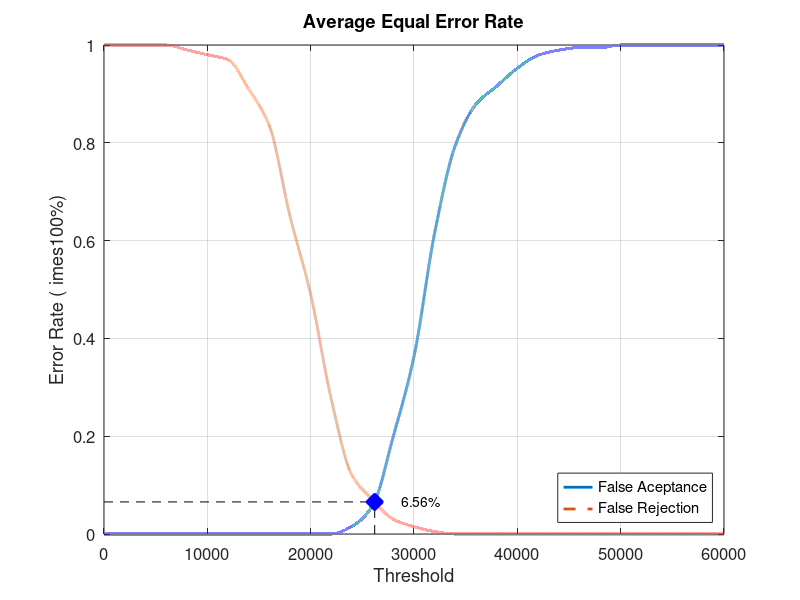
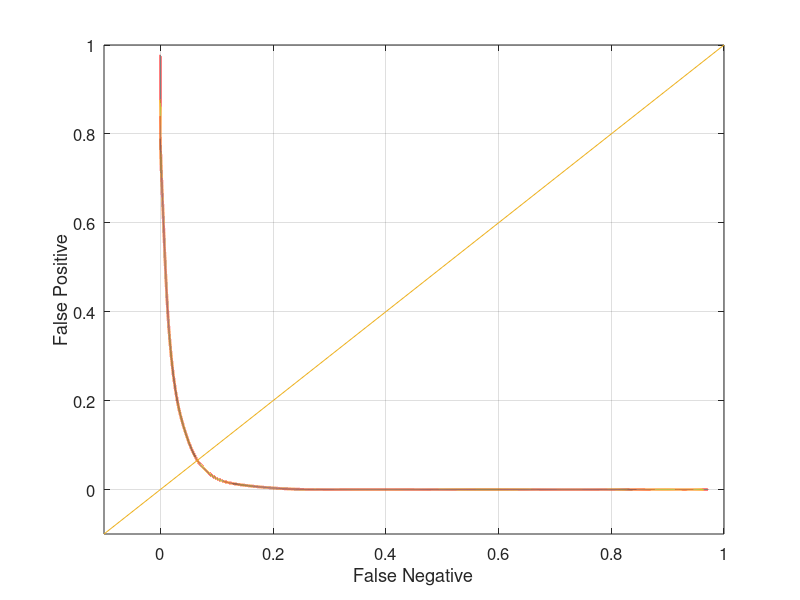

The MATLAB source for these figures, in order:
close all;
clear;
clc;
x = 0:2000:60000;
xq = 0:0.5:60000;

y0 = [0 0 0 0 0 0 0 0 0 0 0 0 0.0157895 0.0578947 0.2 0.363158 0.615789 0.794737 0.878947 0.915789 0.952632 0.978947 0.989474 0.994737 0.994737 1 1 1 1 1 1]
yy0 = interp1(x, y0, xq, 'pchip');
y1 = [1 1 1 1 0.99 0.98 0.97 0.91 0.835 0.65 0.49 0.275 0.12 0.07 0.03 0.015 0.005 0 0 0 0 0 0 0 0 0 0 0 0 0 0]
yy1 = interp1(x, y1, xq, 'pchip');

% Calculating EER: 
y2 = abs(y0 - y1);
find(y2 == min(y2))
yy2 = abs(yy0 - yy1);
xEER = find(yy2 == min(yy2));
xEERIndex = xq(xEER) % X-axis EER
yEER = yy0(xEER) % Y-axis EER

main = figure
plot(xq, yy0,'-','LineWidth', 2);	hold on
plot(xq, yy1,'--','LineWidth', 2);	hold on
plot([xEERIndex xEERIndex], [0 yEER], 'k--');	hold on
plot([0 xEERIndex], [yEER yEER], 'k--');	hold on
plot(xEERIndex, yEER, 'bx', 'LineWidth', 10);	hold on
text(xEERIndex + 10 * xEERIndex / 100, yEER, [num2str(round((10000 * yEER)) / 100) '%'])
legend('False Aceptance', 'False Rejection', 'Location', 'SouthEast')
xlabel('Threshold')
ylabel('Error Rate (	imes100%)')
title('Average Equal Error Rate')
set(gca, 'FontSize', 12)
axis([0 60000 0 1])
grid on

print(main, 'Database2_4Main', '-dpng');
FNRxFPR = figure('Color', [1 1 1]);
plot(yy1, yy0, '-', yy1, yy0, 'LineWidth', 2);
hold on
y = -0.1:0.1:1
plot(y, y); 
set(gca, 'FontSize', 12)
xlabel('False Negative')
ylabel('False Positive')
axis([-0.1 1 -0.1 1])
set(gca, 'FontSize', 12)
grid on

print(FNRxFPR, 'Database2_4FNRxFPR','-dpng');
